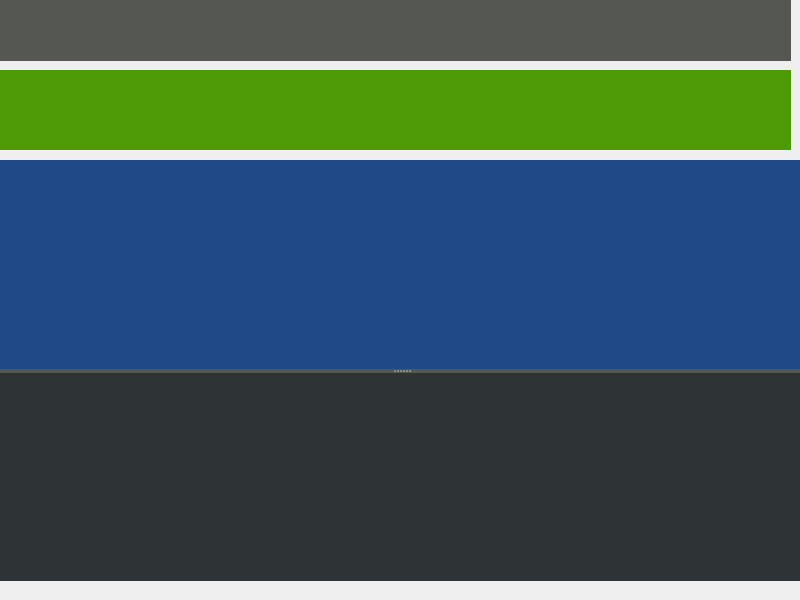
<?xml version="1.0" encoding="UTF-8"?>
<ui version="4.0">
 <class>AuPlot</class>
 <widget class="QWidget" name="AuPlot">
  <property name="geometry">
   <rect>
    <x>0</x>
    <y>0</y>
    <width>800</width>
    <height>600</height>
   </rect>
  </property>
  <property name="windowTitle">
   <string>Form</string>
  </property>
  <widget class="Waveview" name="waveview" native="true">
   <property name="geometry">
    <rect>
     <x>0</x>
     <y>70</y>
     <width>791</width>
     <height>80</height>
    </rect>
   </property>
   <property name="styleSheet">
    <string notr="true">background-color: rgb(78, 154, 6);</string>
   </property>
  </widget>
  <widget class="ToolButtons" name="tool" native="true">
   <property name="geometry">
    <rect>
     <x>0</x>
     <y>0</y>
     <width>791</width>
     <height>61</height>
    </rect>
   </property>
   <property name="styleSheet">
    <string notr="true">background-color: rgb(85, 87, 83);</string>
   </property>
  </widget>
  <widget class="QSplitter" name="splitter">
   <property name="geometry">
    <rect>
     <x>0</x>
     <y>160</y>
     <width>801</width>
     <height>421</height>
    </rect>
   </property>
   <property name="styleSheet">
    <string notr="true">QSplitter{
	background-color: rgb(85, 87, 83);
}</string>
   </property>
   <property name="orientation">
    <enum>Qt::Vertical</enum>
   </property>
   <widget class="Waveplot" name="waveplot" native="true">
    <property name="styleSheet">
     <string notr="true">background-color: rgb(32, 74, 135);</string>
    </property>
   </widget>
   <widget class="Specplot" name="specplot" native="true">
    <property name="styleSheet">
     <string notr="true">background-color: rgb(46, 52, 54);</string>
    </property>
   </widget>
  </widget>
  <widget class="STip" name="stip" native="true">
   <property name="geometry">
    <rect>
     <x>450</x>
     <y>60</y>
     <width>120</width>
     <height>80</height>
    </rect>
   </property>
  </widget>
 </widget>
 <customwidgets>
  <customwidget>
   <class>Waveplot</class>
   <extends>QWidget</extends>
   <header location="global">AuPlot/waveplot.h</header>
   <container>1</container>
  </customwidget>
  <customwidget>
   <class>Specplot</class>
   <extends>QWidget</extends>
   <header location="global">AuPlot/specplot.h</header>
   <container>1</container>
  </customwidget>
  <customwidget>
   <class>Waveview</class>
   <extends>QWidget</extends>
   <header location="global">AuPlot/waveview.h</header>
   <container>1</container>
  </customwidget>
  <customwidget>
   <class>ToolButtons</class>
   <extends>QWidget</extends>
   <header location="global">AuPlot/toolbuttons.h</header>
   <container>1</container>
  </customwidget>
  <customwidget>
   <class>STip</class>
   <extends>QWidget</extends>
   <header location="global">AuPlot/stip.h</header>
   <container>1</container>
  </customwidget>
 </customwidgets>
 <resources/>
 <connections/>
</ui>
